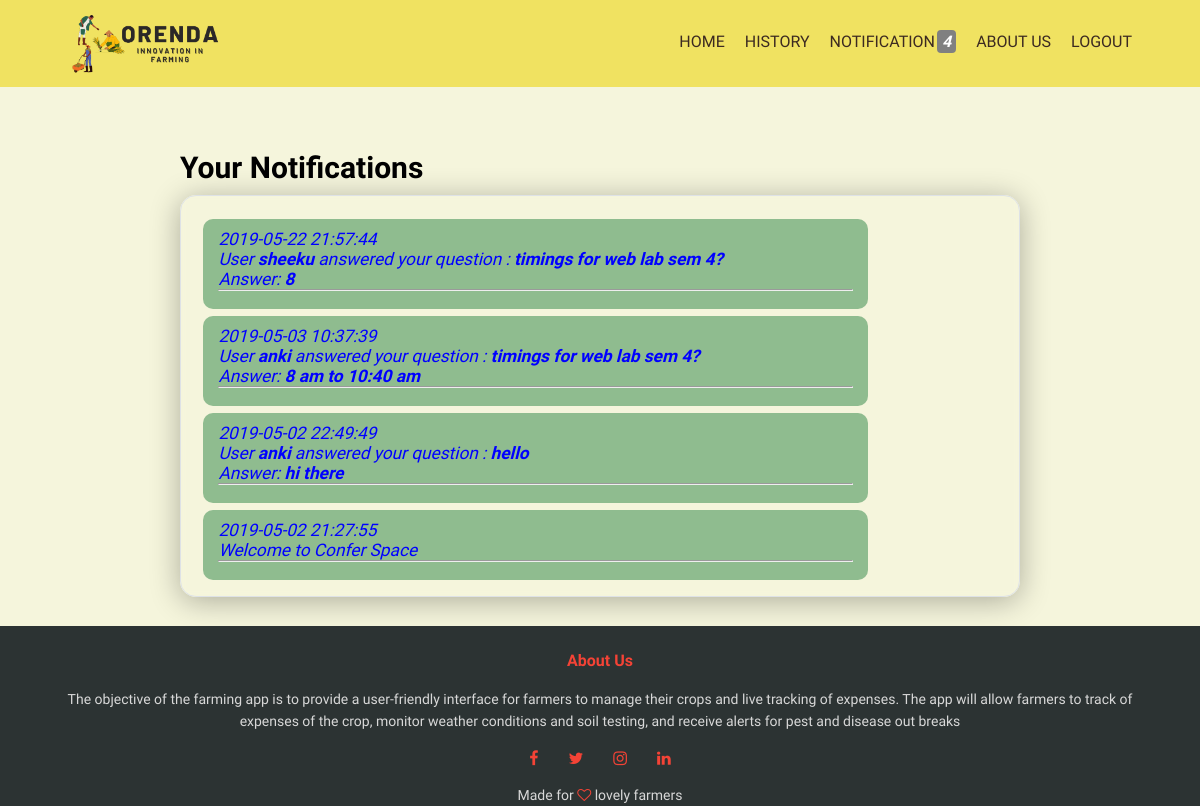
The app's page /home/user_notifications.php (signed in) with its own data.
### tables this page shows
CREATE TABLE `user_notifications` (
  `notifid` int(11) NOT NULL,
  `notification` text NOT NULL,
  `userid` varchar(20) NOT NULL,
  `date` datetime NOT NULL DEFAULT current_timestamp()
);

### home/user_notifications.php (the view, shortened to what this page needs)
<?php
    require('../connect.php');
?>
<html>
<head>
    <link rel="stylesheet" href="https://cdnjs.cloudflare.com/ajax/libs/font-awesome/4.7.0/css/font-awesome.min.css"/>
   <link rel="stylesheet" href="house.css">
</head>
<body>
<nav>
        <a href="home.html"><img class="loim"  src="logo1.png" /></a>
        <ul>
          <li><a href="home.php">HOME</a></li>
      <li>
                        <div class="dropdown">
                            <a>HISTORY</a>
                        </div>
            </li>
            <li>
                        <a href="user_notifications.php">
                            <?php
                            $q="SELECT count(*) FROM user_notifications where userid='".$_SESSION['username']."'";
                            $d=mysqli_query($conn,$q);
                            $notif_count=mysqli_fetch_row($d);
                            ?>
                            NOTIFICATION<b><i><span style='background-color:grey;color:white;padding: 2px 5px; margin-left: 2px;
                            border-radius: 4px;'><?php echo"$notif_count[0]";?></span></i></b>
                        </a>
            </li>
          <li><a href="">ABOUT US</a></li>
          <li><a href="logout.php">LOGOUT</a></li>
        </ul>
      </nav>
      <section style="margin-top:115px;">
<div class="out">
        <h2>Your Notifications</h2>
        <div class="out_b1">
            <div class="out_b2">
                 <p>
                    <?php
                        $notifs=mysqli_query($conn,"SELECT `notification`,`date`  FROM user_notifications where userid='".$_SESSION['username']."' order by `date` desc");
                        while($n=mysqli_fetch_array($notifs))
                        {
                            print ("<div class='left'<small style='color:blue; font-size:0.18in;'><i>".$n['date']."</i></small></h4><br/>");
                            print ("<i>".$n['notification']."</i><br/><hr/></div>");
                        }
                    ?>
                </p>
            </div>
        </div>
    </div>
<br><br><br><br><br><br><br><br><br><br><br>
                    </section>
<section class="footer">
      <h4>About Us</h4>
      <p>
        The objective of the farming app is to provide a user-friendly interface
        for farmers to manage their crops and live tracking of expenses. The
        app will allow farmers to track of expenses of the crop, monitor
        weather conditions and soil testing, and receive alerts for pest and
        disease out breaks
      </p>
      <div class="icons">
        <i class="fa fa-facebook"></i>
        <i class="fa fa-twitter"></i>
        <i class="fa fa-instagram"></i>
        <i class="fa fa-linkedin"></i>
      </div>
      <p>Made for <i class="fa fa-heart-o"></i> lovely farmers</p>
    </section>
</body>
</html>

### home/house.css (style rules this page uses)
* { margin: 0; padding: 0; font-family: "Varela Round", sans-serif; }
body { background-color:beige; }
nav { padding: 1% 6%; display: flex; justify-content: space-between; justify-items: center; background-color: #f0e261; position: fixed; width: 90%; top: 0; z-index: 1000; }
.loim { width: 150px; }
nav ul { display: flex; justify-content: right; margin-top: 20px; margin-right: 20px; }
nav ul li { margin-left: 20px; list-style: none; }
nav ul li a { text-decoration: none; color: #3c2a21; }
li a::after { content: ""; width: 0; height: 2px; background-color: #3e773e; margin: auto; display: block; }
.footer { width: 100%; text-align: center; background-color: #2c3333; padding: 25 0 0 0; position: absolute; margin-top: 25px; }
.footer h4 { margin-bottom: 18px; font-weight: 600; color: f44336; }
p { color: #d8d8d8; font-size: 14px; font-weight: 300px; line-height: 22px; padding: 0 60px; }
.icons .fa { color: #f44336; margin: 0 13px; cursor: pointer; padding: 18px 0; }
.fa-heart-o { color: #f44336; }
.out { width: 70%; margin: auto; padding-top: 35px; }
.out h2 { font-size: 30px; font-weight: 600; }
.out_b1 { border: 1px solid #dee2e6 !important; box-shadow: 0 4px 30px rgb(0 0 0 / 30%); backdrop-filter: blur(3.7px); border-radius: 16px; padding: 1rem 1.4rem !important; display: -webkit-box; display: -ms-flexbox; display: flex; -webkit-box-align: start; -ms-flex-align: start; align-items: flex-start; margin-top: 10px; }
.out_b2 { -webkit-box-flex: 1; flex: 1; }
.left { background-color: darkseagreen; float: left; width: 80%; padding: 10px 15px 18px 15px; margin-top: 7px; border-radius: 10px; }
.dropdown { position: relative; display: inline-block; }

### home/user_notifications.php (style rules this page uses)
.footer { bottom: 0; }

### records on screen
user_notifications: date "2019-05-22 21:57:44", notification "User sheeku answered your question : timings for web lab sem 4? Answer: 8"
user_notifications: date "2019-05-03 10:37:39", notification "User anki answered your question : timings for web lab sem 4? Answer: 8 am to 10:40 am"
user_notifications: date "2019-05-02 22:49:49", notification "User anki answered your question : hello Answer: hi there"
user_notifications: date "2019-05-02 21:27:55", notification "Welcome to Confer Space"

### other values on screen
$notif_count[0] "4"
